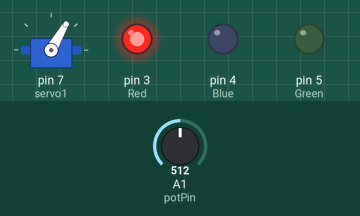
This sketch was run on a simulated Arduino Uno, built with avr-gcc and run on an emulated ATmega328P. On the bench: servo, output pins drawn as LEDs (lit = HIGH). The test bench sets the inputs (shaded band); at power-on: A1 (potPin) = 512.

Above: at 8.3 s.
8.4 s: A1 (potPin) set to 90
At 10.6 s:
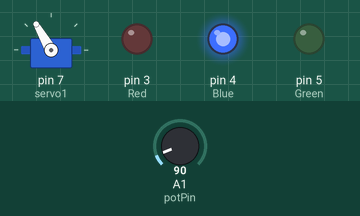
15.9 s: A1 (potPin) set to 104
At 21.3 s:
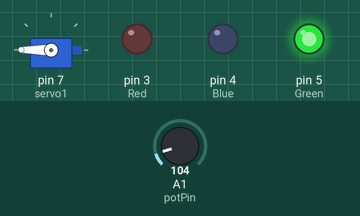
24.4 s: A1 (potPin) set to 0
At 30.9 s:
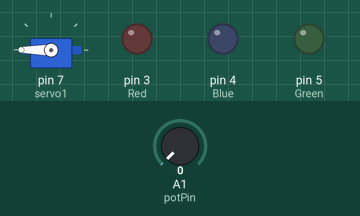
31.9 s: A1 (potPin) set to 110
At 34.3 s:
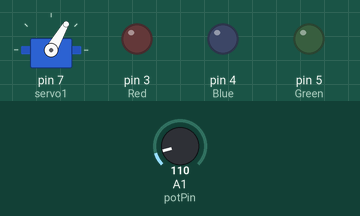
Timing chart, 0 to 40.9 s (numbered marks = the images above; inputs shaded):
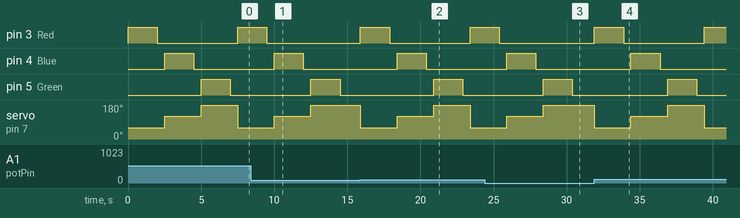

The sketch:

glorious_wolt1__1_.ino
```cpp
#include <Servo.h>
Servo servo1;
int Red=3;
int Blue=4;
int Green=5;
int potPin=A1;
int val;
long distance;

void setup()
{
 //ultra();
  pinMode(potPin, INPUT);
  pinMode(Red, OUTPUT);
  pinMode(Blue, OUTPUT);
  pinMode(Green, OUTPUT);

}

void loop() {
  distance=analogRead(A1);
  servo1.attach(7);
  if(distance>=100){
  servo1.write(60);
  digitalWrite (Red, HIGH);
  delay(2000);
  digitalWrite(Red, LOW);
  delay(500);
  }
  servo1.attach(7);
  if(distance>=100){
  servo1.write(120);
  digitalWrite (Blue, HIGH);
  delay(2000);
  digitalWrite(Blue, LOW);
  delay(500);
  }
  servo1.attach(7);
  if(distance>=100){
  servo1.write(180);
  digitalWrite (Green, HIGH);
  delay(2000);
  digitalWrite(Green, LOW);
  delay(500);
  }
}


  
```

Measured:
- the behaviour switches between 99 and 100 on A1 (potPin) (found by bisection; images 1 and 2)
- after the input at 8.4 s, pin 3 (Red): goes on until 9.5 s, then stays LOW; servo on pin 7 (servo1): goes on until 12.5 s, then stays 180°
- after the input at 15.9 s, pin 3 (Red): LOW → HIGH at once, → LOW 2.0 s later, → HIGH 5.5 s later; pin 4 (Blue): LOW → HIGH after 2.5 s, → LOW 2.0 s later; pin 5 (Green): LOW → HIGH after 5.0 s, → LOW 2.0 s later; servo on pin 7 (servo1): 180° → 60° at once, → 120° 2.5 s later, → 180° 2.5 s later, → 60° 2.5 s later
- after the input at 24.4 s, pin 3 (Red): goes on until 25.4 s, then stays LOW; servo on pin 7 (servo1): goes on until 28.4 s, then stays 180°
- after the input at 31.9 s, pin 3 (Red): LOW → HIGH at once, → LOW 2.0 s later, → HIGH 5.5 s later; pin 4 (Blue): LOW → HIGH after 2.5 s, → LOW 2.0 s later; pin 5 (Green): LOW → HIGH after 5.0 s, → LOW 2.0 s later; servo on pin 7 (servo1): 180° → 60° at once, → 120° 2.5 s later, → 180° 2.5 s later, → 60° 2.5 s later
